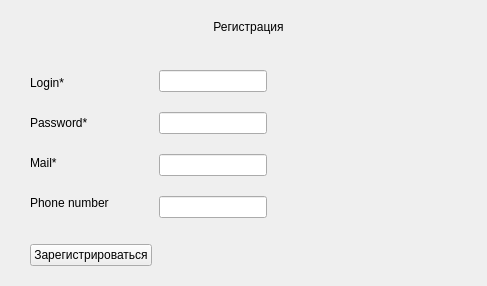
           <widget class="QWidget" name="tab_reg">
            <attribute name="title">
             <string>Страница</string>
            </attribute>
            <layout class="QGridLayout" name="gridLayout_8">
             <item row="0" column="0">
              <widget class="QFrame" name="frame_4">
               <property name="sizePolicy">
                <sizepolicy hsizetype="Fixed" vsizetype="Fixed">
                 <horstretch>0</horstretch>
                 <verstretch>0</verstretch>
                </sizepolicy>
               </property>
               <property name="maximumSize">
                <size>
                 <width>600</width>
                 <height>500</height>
                </size>
               </property>
               <property name="frameShape">
                <enum>QFrame::NoFrame</enum>
               </property>
               <property name="frameShadow">
                <enum>QFrame::Raised</enum>
               </property>
               <property name="lineWidth">
                <number>0</number>
               </property>
               <layout class="QGridLayout" name="gridLayout_7">
                <item row="0" column="0">
                 <layout class="QVBoxLayout" name="verticalLayout_11">
                  <property name="leftMargin">
                   <number>10</number>
                  </property>
                  <item>
                   <widget class="QLabel" name="la_reg_Title">
                    <property name="sizePolicy">
                     <sizepolicy hsizetype="Preferred" vsizetype="Fixed">
                      <horstretch>0</horstretch>
                      <verstretch>0</verstretch>
                     </sizepolicy>
                    </property>
                    <property name="text">
                     <string>Регистрация</string>
                    </property>
                    <property name="alignment">
                     <set>Qt::AlignHCenter|Qt::AlignTop</set>
                    </property>
                   </widget>
                  </item>
                  <item>
                   <spacer name="verticalSpacer_5">
                    <property name="orientation">
                     <enum>Qt::Vertical</enum>
                    </property>
                    <property name="sizeType">
                     <enum>QSizePolicy::Fixed</enum>
                    </property>
                    <property name="sizeHint" stdset="0">
                     <size>
                      <width>20</width>
                      <height>30</height>
                     </size>
                    </property>
                   </spacer>
                  </item>
                  <item>
                   <layout class="QHBoxLayout" name="horizontalLayout_2">
                    <property name="spacing">
                     <number>50</number>
                    </property>
                    <property name="leftMargin">
                     <number>0</number>
                    </property>
                    <property name="bottomMargin">
                     <number>20</number>
                    </property>
                    <item>
                     <layout class="QVBoxLayout" name="verticalLayout_10">
                      <property name="spacing">
                       <number>20</number>
                      </property>
                      <item>
                       <widget class="QLabel" name="la_reg_login">
                        <property name="sizePolicy">
                         <sizepolicy hsizetype="Fixed" vsizetype="Fixed">
                          <horstretch>0</horstretch>
                          <verstretch>0</verstretch>
                         </sizepolicy>
                        </property>
                        <property name="text">
                         <string>Login*</string>
                        </property>
                        <property name="alignment">
                         <set>Qt::AlignLeading|Qt::AlignLeft|Qt::AlignVCenter</set>
                        </property>
                       </widget>
                      </item>
                      <item>
                       <widget class="QLabel" name="la_reg_Pass">
                        <property name="sizePolicy">
                         <sizepolicy hsizetype="Fixed" vsizetype="Fixed">
                          <horstretch>0</horstretch>
                          <verstretch>0</verstretch>
                         </sizepolicy>
                        </property>
                        <property name="text">
                         <string>Password*</string>
                        </property>
                       </widget>
                      </item>
                      <item>
                       <widget class="QLabel" name="la_reg_Mail">
                        <property name="sizePolicy">
                         <sizepolicy hsizetype="Fixed" vsizetype="Fixed">
                          <horstretch>0</horstretch>
                          <verstretch>0</verstretch>
                         </sizepolicy>
                        </property>
                        <property name="text">
                         <string>Mail*</string>
                        </property>
                        <property name="alignment">
                         <set>Qt::AlignLeading|Qt::AlignLeft|Qt::AlignVCenter</set>
                        </property>
                       </widget>
                      </item>
                      <item>
                       <widget class="QLabel" name="la_reg_Phone">
                        <property name="sizePolicy">
                         <sizepolicy hsizetype="Fixed" vsizetype="Fixed">
                          <horstretch>0</horstretch>
                          <verstretch>0</verstretch>
                         </sizepolicy>
                        </property>
                        <property name="text">
                         <string>Phone number</string>
                        </property>
                        <property name="alignment">
                         <set>Qt::AlignLeading|Qt::AlignLeft|Qt::AlignVCenter</set>
                        </property>
                       </widget>
                      </item>
                     </layout>
                    </item>
                    <item>
                     <layout class="QVBoxLayout" name="verticalLayout_9">
                      <property name="spacing">
                       <number>20</number>
                      </property>
                      <property name="topMargin">
                       <number>0</number>
                      </property>
                      <property name="rightMargin">
                       <number>200</number>
                      </property>
                      <item>
                       <widget class="QLineEdit" name="le_reg_Login">
                        <property name="sizePolicy">
                         <sizepolicy hsizetype="Expanding" vsizetype="Fixed">
                          <horstretch>0</horstretch>
                          <verstretch>0</verstretch>
                         </sizepolicy>
                        </property>
                        <property name="text">
                         <string/>
                        </property>
                       </widget>
                      </item>
                      <item>
                       <widget class="QLineEdit" name="le_reg_Pass">
                        <property name="sizePolicy">
                         <sizepolicy hsizetype="Expanding" vsizetype="Fixed">
                          <horstretch>0</horstretch>
                          <verstretch>0</verstretch>
                         </sizepolicy>
                        </property>
                       </widget>
                      </item>
                      <item>
                       <widget class="QLineEdit" name="le_reg_Mail">
                        <property name="sizePolicy">
                         <sizepolicy hsizetype="Expanding" vsizetype="Fixed">
                          <horstretch>0</horstretch>
                          <verstretch>0</verstretch>
                         </sizepolicy>
                        </property>
                       </widget>
                      </item>
                      <item>
                       <widget class="QLineEdit" name="le_reg_Phone">
                        <property name="sizePolicy">
                         <sizepolicy hsizetype="Expanding" vsizetype="Fixed">
                          <horstretch>0</horstretch>
                          <verstretch>0</verstretch>
                         </sizepolicy>
                        </property>
                       </widget>
                      </item>
                     </layout>
                    </item>
                   </layout>
                  </item>
                  <item>
                   <widget class="QPushButton" name="pb_reg_Reg">
                    <property name="sizePolicy">
                     <sizepolicy hsizetype="Fixed" vsizetype="Fixed">
                      <horstretch>0</horstretch>
                      <verstretch>0</verstretch>
                     </sizepolicy>
                    </property>
                    <property name="maximumSize">
                     <size>
                      <width>16777215</width>
                      <height>50</height>
                     </size>
                    </property>
                    <property name="layoutDirection">
                     <enum>Qt::LeftToRight</enum>
                    </property>
                    <property name="text">
                     <string>Зарегистрироваться</string>
                    </property>
                   </widget>
                  </item>
                 </layout>
                </item>
               </layout>
              </widget>
             </item>
            </layout>
           </widget>
